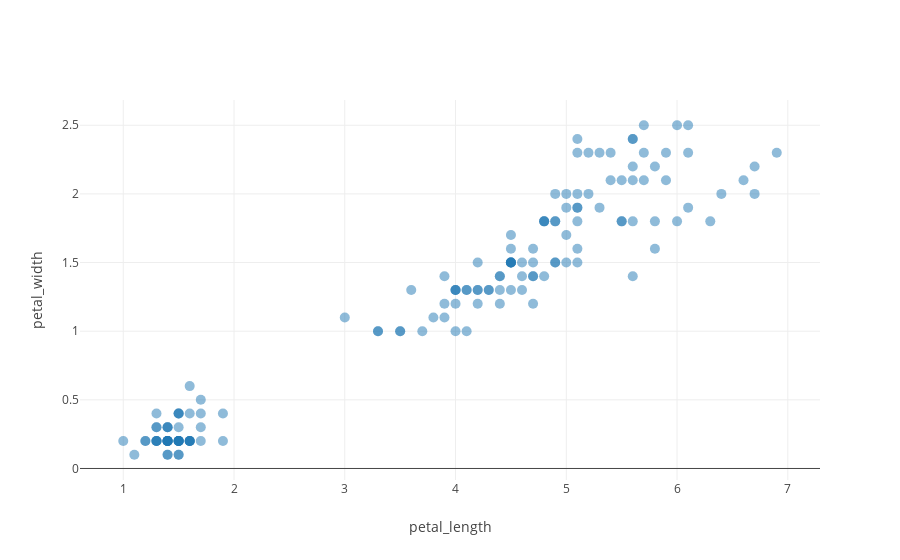

This figure's notebook cell:
### Code cell
fig = plot_any(x, y)
display(HTML('<figcaption> Plotly graph </figcaption>'))
plotly.offline.iplot(fig);

### Figure 1 — Plotly figure (JSON) as saved in the notebook; plotly's stock layout.template omitted (floating-point values rounded to 4 significant figures; data arrays with more than 128 entries replaced by an {"elided": "..."} marker saying what was removed)
{"data": [{"marker": {"opacity": 0.5, "size": 10}, "mode": "markers", "type": "scatter", "uid": "e11b4b93-d164-4291-9f2f-fd04289498ab", "x": {"elided": "150 float values"}, "y": {"elided": "150 float values"}}], "layout": {"xaxis": {"title": {"text": "petal_length"}}, "yaxis": {"title": {"text": "petal_width"}}}}
